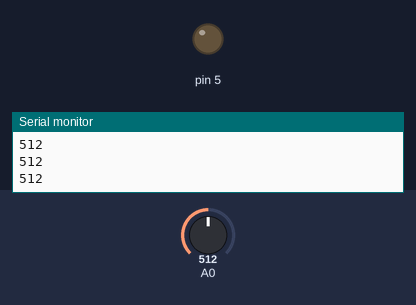
This sketch was run on a simulated Arduino Uno, built with avr-gcc and run on an emulated ATmega328P. On the bench: output pins drawn as LEDs (lit = HIGH), the last lines printed to the serial monitor. Inputs (shaded band) come from the test bench; at power-on: A0 = 512.

Above: at 1.3 s.
1.4 s: A0 set to 108
2.9 s: A0 set to 91
At 4.2 s:
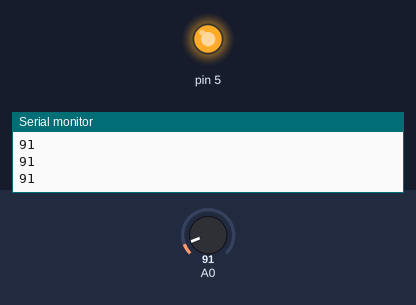
4.5 s: A0 set to 110
At 5.4 s:
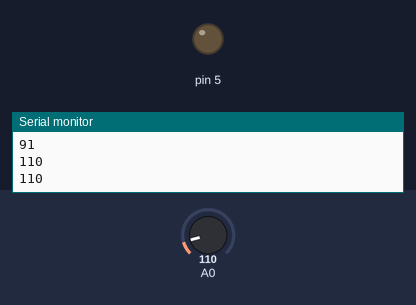
6.0 s: A0 set to 90
At 6.5 s:
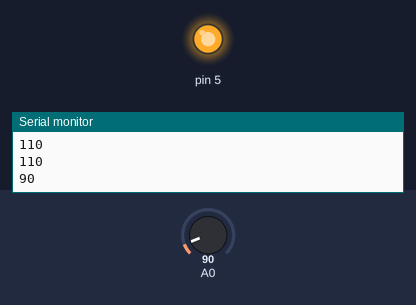
Timing chart, 0 to 8.5 s (numbered marks = the images above; inputs shaded):
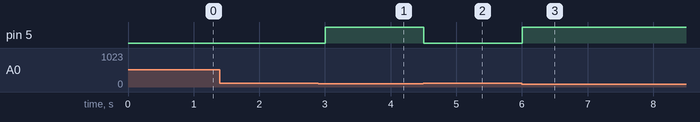

Measured:
- the behaviour switches between 100 and 99 on A0 (found by bisection; images 0 and 1)
- after the input at 2.9 s, pin 5: LOW → HIGH after 0.10 s
- after the input at 4.5 s, pin 5: HIGH → LOW at once
- after the input at 6.0 s, pin 5: LOW → HIGH at once

The sketch:

LDR_Nightlight.ino
```cpp
void setup() {
  // put your setup code here, to run once:
  pinMode(0, INPUT);
  Serial.begin(9600);
  pinMode(5, OUTPUT);

}

void loop() {
  // put your main code here, to run repeatedly:
  int lightLevel = analogRead(A0);
  if (lightLevel < 100) {
    digitalWrite(5, HIGH);
  }else{
    digitalWrite(5, LOW);
  }
  Serial.println(lightLevel);

  delay(500);

}
```
